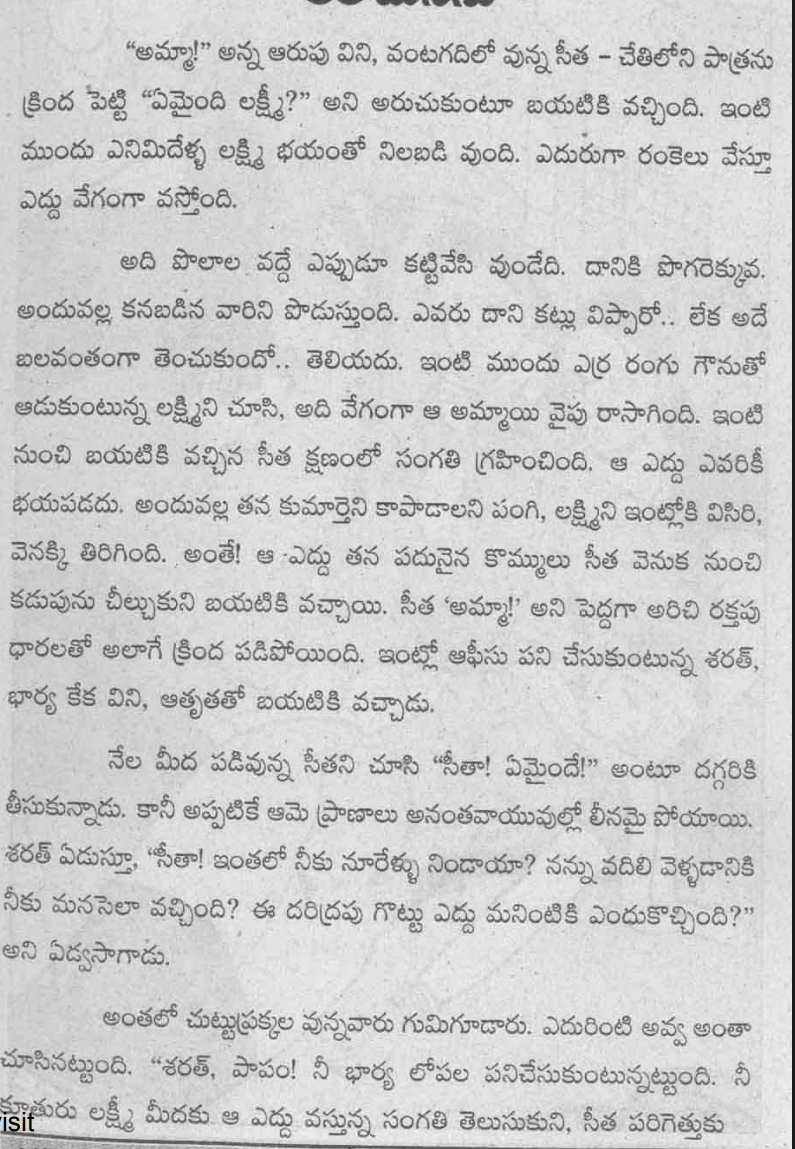
#> input picture Custom Ocr/test_image.png, 795 x 1149 px
$ python img_preprocessing.py
#> lines starting #> are read from the running program, lines starting #| are printed output that depends on the picture
import cv2
import matplotlib.pyplot as plt


img=cv2.imread("test_image.png")
#> img is the input picture: shape (1149, 795, 3); mean B, G, R 204.4, 204.4, 204.4

# Converting into grayscale
img_gray=cv2.cvtColor(img,cv2.COLOR_BGR2GRAY)

# [14 lines of commented-out code are left out]

_,thresh_img=cv2.threshold(img_gray,160,255,cv2.THRESH_OTSU)
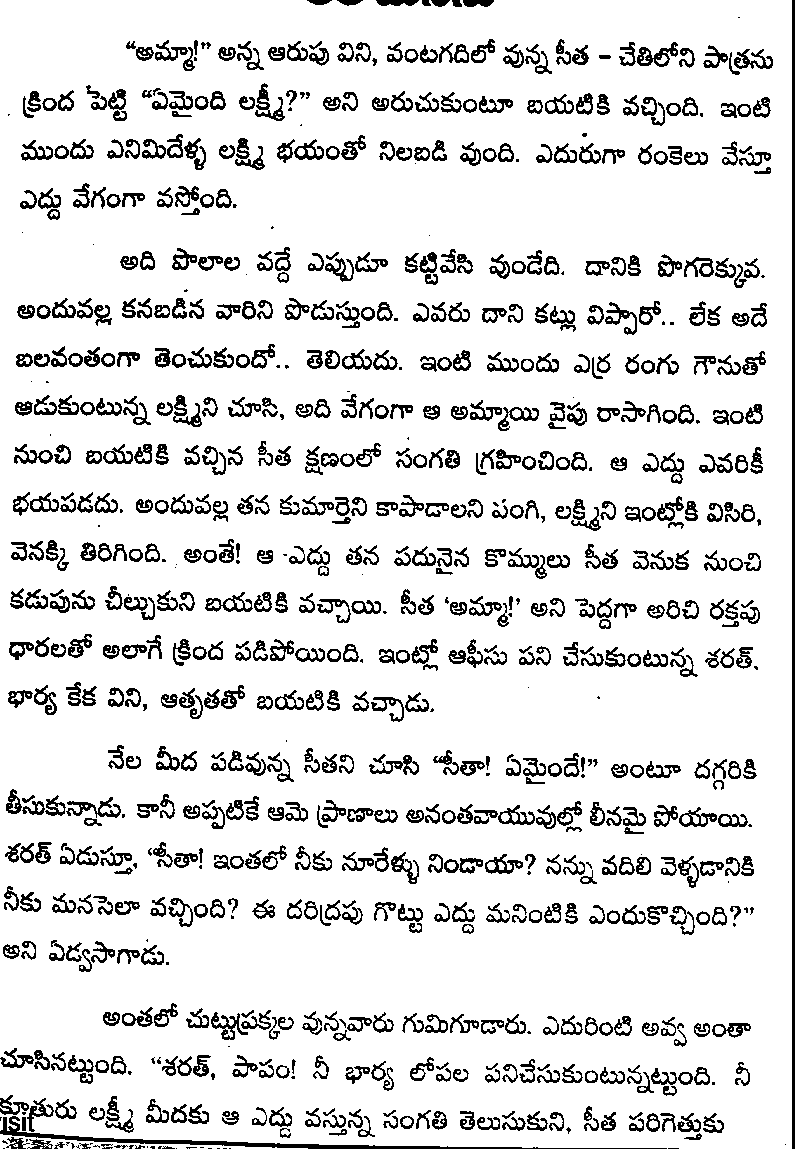
#> thresh_img: shape (1149, 795); 87.7% white; black in thin lines or dots

# Deskewing image


cv2.imshow("display_1",img_gray)
cv2.imshow("display_2",thresh_img)
cv2.waitKey(0)
cv2.destroyAllWindows()
